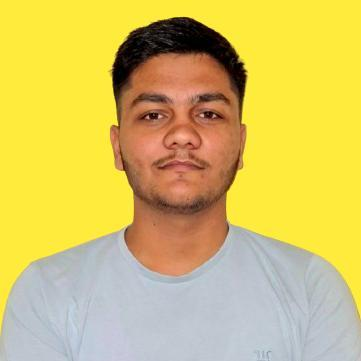
#> input picture images/Recent.png, 361 x 361 px
$ python cropIMG.py
#> lines starting #> are read from the running program, lines starting #| are printed output that depends on the picture
import cv2

img = cv2.imread("images/Recent.png")
#> img is the input picture: shape (361, 361, 3); mean B, G, R 102.4, 193.5, 214.1

if img is not None:
    print("Image loaded SuccessFully!")
    cropped = img[100:200, 50:150]
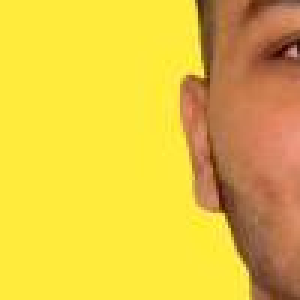
#> cropped: shape (100, 100, 3) (shown 3 times larger); mean B, G, R 64.1, 195.6, 229.6
    cv2.imshow("Ori IMG!", img)
    cv2.imshow("Cropped IMG!", cropped)
    cv2.imwrite("New_cropped_IMG.png", cropped)
    cv2.waitKey(0)
    cv2.destroyAllWindows()
else:
    print("Image got some error Please fix it then again TRY!")
